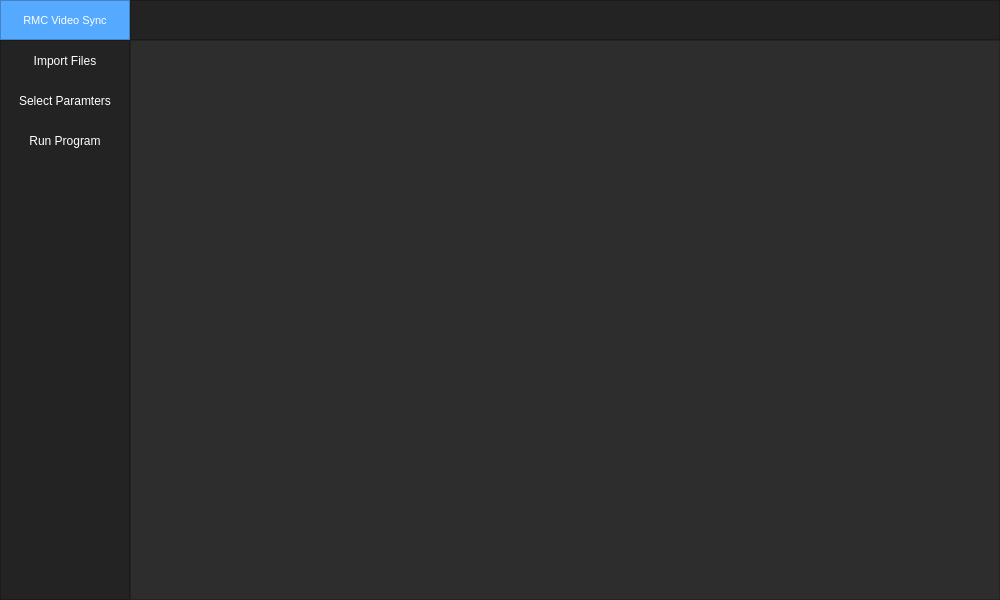
<?xml version="1.0" encoding="UTF-8"?>
<ui version="4.0">
 <class>MainWindow</class>
 <widget class="QMainWindow" name="MainWindow">
  <property name="geometry">
   <rect>
    <x>0</x>
    <y>0</y>
    <width>1000</width>
    <height>600</height>
   </rect>
  </property>
  <property name="minimumSize">
   <size>
    <width>1000</width>
    <height>500</height>
   </size>
  </property>
  <property name="windowTitle">
   <string>MainWindow</string>
  </property>
  <property name="layoutDirection">
   <enum>Qt::LeftToRight</enum>
  </property>
  <property name="styleSheet">
   <string notr="true">background-color:rgb(45, 45, 45)</string>
  </property>
  <widget class="QWidget" name="centralwidget">
   <layout class="QVBoxLayout" name="verticalLayout">
    <property name="spacing">
     <number>0</number>
    </property>
    <property name="leftMargin">
     <number>0</number>
    </property>
    <property name="topMargin">
     <number>0</number>
    </property>
    <property name="rightMargin">
     <number>0</number>
    </property>
    <property name="bottomMargin">
     <number>0</number>
    </property>
    <item>
     <widget class="QFrame" name="top_bar">
      <property name="minimumSize">
       <size>
        <width>0</width>
        <height>0</height>
       </size>
      </property>
      <property name="maximumSize">
       <size>
        <width>16777215</width>
        <height>40</height>
       </size>
      </property>
      <property name="styleSheet">
       <string notr="true">background-color: rgb(35, 35, 35);</string>
      </property>
      <property name="frameShape">
       <enum>QFrame::NoFrame</enum>
      </property>
      <property name="frameShadow">
       <enum>QFrame::Plain</enum>
      </property>
      <layout class="QHBoxLayout" name="horizontalLayout">
       <property name="spacing">
        <number>0</number>
       </property>
       <property name="leftMargin">
        <number>0</number>
       </property>
       <property name="topMargin">
        <number>0</number>
       </property>
       <property name="rightMargin">
        <number>0</number>
       </property>
       <property name="bottomMargin">
        <number>0</number>
       </property>
       <item>
        <widget class="QFrame" name="frame_toggle">
         <property name="maximumSize">
          <size>
           <width>130</width>
           <height>40</height>
          </size>
         </property>
         <property name="styleSheet">
          <string notr="true">background-color: rgb(85, 170, 255);</string>
         </property>
         <property name="frameShape">
          <enum>QFrame::StyledPanel</enum>
         </property>
         <property name="frameShadow">
          <enum>QFrame::Raised</enum>
         </property>
         <layout class="QVBoxLayout" name="verticalLayout_2">
          <property name="spacing">
           <number>0</number>
          </property>
          <property name="leftMargin">
           <number>0</number>
          </property>
          <property name="topMargin">
           <number>0</number>
          </property>
          <property name="rightMargin">
           <number>0</number>
          </property>
          <property name="bottomMargin">
           <number>0</number>
          </property>
          <item>
           <widget class="QPushButton" name="Btn_Toggle">
            <property name="sizePolicy">
             <sizepolicy hsizetype="Expanding" vsizetype="Expanding">
              <horstretch>0</horstretch>
              <verstretch>0</verstretch>
             </sizepolicy>
            </property>
            <property name="font">
             <font>
              <pointsize>8</pointsize>
             </font>
            </property>
            <property name="styleSheet">
             <string notr="true">color: rgb(255, 255, 255);
border: 0px solid;</string>
            </property>
            <property name="text">
             <string>RMC Video Sync</string>
            </property>
           </widget>
          </item>
         </layout>
        </widget>
       </item>
       <item>
        <widget class="QFrame" name="frame_top">
         <property name="frameShape">
          <enum>QFrame::StyledPanel</enum>
         </property>
         <property name="frameShadow">
          <enum>QFrame::Raised</enum>
         </property>
        </widget>
       </item>
      </layout>
     </widget>
    </item>
    <item>
     <widget class="QFrame" name="content">
      <property name="frameShape">
       <enum>QFrame::NoFrame</enum>
      </property>
      <property name="frameShadow">
       <enum>QFrame::Raised</enum>
      </property>
      <layout class="QHBoxLayout" name="horizontalLayout_2">
       <property name="spacing">
        <number>0</number>
       </property>
       <property name="leftMargin">
        <number>0</number>
       </property>
       <property name="topMargin">
        <number>0</number>
       </property>
       <property name="rightMargin">
        <number>0</number>
       </property>
       <property name="bottomMargin">
        <number>0</number>
       </property>
       <item>
        <widget class="QFrame" name="frame_left_menu">
         <property name="minimumSize">
          <size>
           <width>130</width>
           <height>0</height>
          </size>
         </property>
         <property name="maximumSize">
          <size>
           <width>130</width>
           <height>16777215</height>
          </size>
         </property>
         <property name="styleSheet">
          <string notr="true">background-color: rgb(35, 35, 35);</string>
         </property>
         <property name="frameShape">
          <enum>QFrame::StyledPanel</enum>
         </property>
         <property name="frameShadow">
          <enum>QFrame::Raised</enum>
         </property>
         <layout class="QVBoxLayout" name="verticalLayout_3">
          <property name="spacing">
           <number>0</number>
          </property>
          <property name="leftMargin">
           <number>0</number>
          </property>
          <property name="topMargin">
           <number>0</number>
          </property>
          <property name="rightMargin">
           <number>0</number>
          </property>
          <property name="bottomMargin">
           <number>0</number>
          </property>
          <item alignment="Qt::AlignTop">
           <widget class="QFrame" name="frame_top_menu">
            <property name="frameShape">
             <enum>QFrame::NoFrame</enum>
            </property>
            <property name="frameShadow">
             <enum>QFrame::Raised</enum>
            </property>
            <layout class="QVBoxLayout" name="verticalLayout_4">
             <property name="spacing">
              <number>0</number>
             </property>
             <property name="leftMargin">
              <number>0</number>
             </property>
             <property name="topMargin">
              <number>0</number>
             </property>
             <property name="rightMargin">
              <number>0</number>
             </property>
             <property name="bottomMargin">
              <number>0</number>
             </property>
             <item>
              <widget class="QPushButton" name="Btn_Run">
               <property name="minimumSize">
                <size>
                 <width>0</width>
                 <height>40</height>
                </size>
               </property>
               <property name="styleSheet">
                <string notr="true">QPushButton {
	color: rgb(255, 255, 255);
	background-color: rgb(35, 35, 35);
	border: 0px solid;
}
QPushButton:hover {
	background-color: rgb(85, 170, 255);
}</string>
               </property>
               <property name="text">
                <string>Import Files</string>
               </property>
              </widget>
             </item>
             <item>
              <widget class="QPushButton" name="Btn_Select">
               <property name="minimumSize">
                <size>
                 <width>0</width>
                 <height>40</height>
                </size>
               </property>
               <property name="styleSheet">
                <string notr="true">QPushButton {
	color: rgb(255, 255, 255);
	background-color: rgb(35, 35, 35);
	border: 0px solid;
}
QPushButton:hover {
	background-color: rgb(85, 170, 255);
}</string>
               </property>
               <property name="text">
                <string>Select Paramters</string>
               </property>
              </widget>
             </item>
             <item>
              <widget class="QPushButton" name="Btn_Import">
               <property name="minimumSize">
                <size>
                 <width>0</width>
                 <height>40</height>
                </size>
               </property>
               <property name="styleSheet">
                <string notr="true">QPushButton {
	color: rgb(255, 255, 255);
	background-color: rgb(35, 35, 35);
	border: 0px solid;
}
QPushButton:hover {
	background-color: rgb(85, 170, 255);
}</string>
               </property>
               <property name="text">
                <string>Run Program</string>
               </property>
              </widget>
             </item>
            </layout>
           </widget>
          </item>
         </layout>
        </widget>
       </item>
       <item>
        <widget class="QFrame" name="frame_pages">
         <property name="frameShape">
          <enum>QFrame::StyledPanel</enum>
         </property>
         <property name="frameShadow">
          <enum>QFrame::Raised</enum>
         </property>
         <layout class="QVBoxLayout" name="verticalLayout_5">
          <item>
           <widget class="QStackedWidget" name="stackedWidget">
            <widget class="QWidget" name="page"/>
            <widget class="QWidget" name="page_2"/>
           </widget>
          </item>
         </layout>
        </widget>
       </item>
      </layout>
     </widget>
    </item>
   </layout>
  </widget>
 </widget>
 <resources/>
 <connections/>
</ui>
